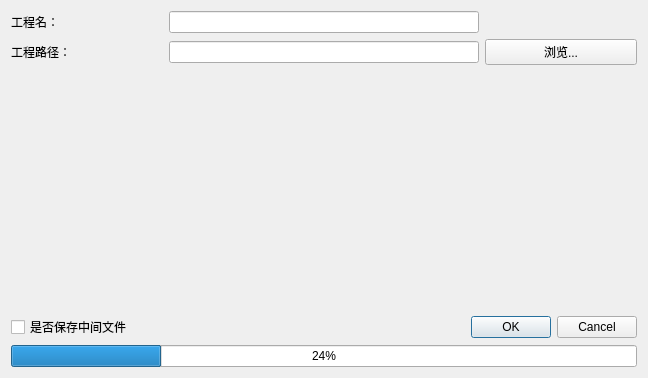
<?xml version="1.0" encoding="UTF-8"?>
<ui version="4.0">
 <class>Mould</class>
 <widget class="QWidget" name="Mould">
  <property name="geometry">
   <rect>
    <x>0</x>
    <y>0</y>
    <width>648</width>
    <height>378</height>
   </rect>
  </property>
  <property name="windowTitle">
   <string>模板参数设置</string>
  </property>
  <property name="windowIcon">
   <iconset resource="../QtWidgetsApplication3.qrc">
    <normaloff>:/QtWidgetsApplication3/bin/icon/InSARapp.ico</normaloff>:/QtWidgetsApplication3/bin/icon/InSARapp.ico</iconset>
  </property>
  <layout class="QGridLayout" name="gridLayout">
   <item row="1" column="0">
    <widget class="QLabel" name="label_2">
     <property name="text">
      <string>工程路径：</string>
     </property>
    </widget>
   </item>
   <item row="0" column="1" colspan="2">
    <widget class="QLineEdit" name="project_name"/>
   </item>
   <item row="3" column="2" colspan="2">
    <widget class="QDialogButtonBox" name="buttonBox">
     <property name="standardButtons">
      <set>QDialogButtonBox::Cancel|QDialogButtonBox::Ok</set>
     </property>
    </widget>
   </item>
   <item row="0" column="0">
    <widget class="QLabel" name="label">
     <property name="text">
      <string>工程名：</string>
     </property>
    </widget>
   </item>
   <item row="2" column="0" colspan="4">
    <widget class="MyToolBox" name="ToolBox" native="true">
     <property name="sizePolicy">
      <sizepolicy hsizetype="Expanding" vsizetype="Expanding">
       <horstretch>0</horstretch>
       <verstretch>0</verstretch>
      </sizepolicy>
     </property>
    </widget>
   </item>
   <item row="1" column="3">
    <widget class="QPushButton" name="browse">
     <property name="text">
      <string>浏览...</string>
     </property>
    </widget>
   </item>
   <item row="1" column="1" colspan="2">
    <widget class="QLineEdit" name="project_path"/>
   </item>
   <item row="3" column="0" colspan="2">
    <widget class="QCheckBox" name="save_tmp">
     <property name="text">
      <string>是否保存中间文件</string>
     </property>
    </widget>
   </item>
   <item row="4" column="0" colspan="4">
    <widget class="QProgressBar" name="progressBar">
     <property name="value">
      <number>24</number>
     </property>
    </widget>
   </item>
  </layout>
 </widget>
 <customwidgets>
  <customwidget>
   <class>MyToolBox</class>
   <extends>QWidget</extends>
   <header>mytoolbox.h</header>
   <container>1</container>
  </customwidget>
 </customwidgets>
 <resources>
  <include location="../QtWidgetsApplication3.qrc"/>
 </resources>
 <connections/>
</ui>
